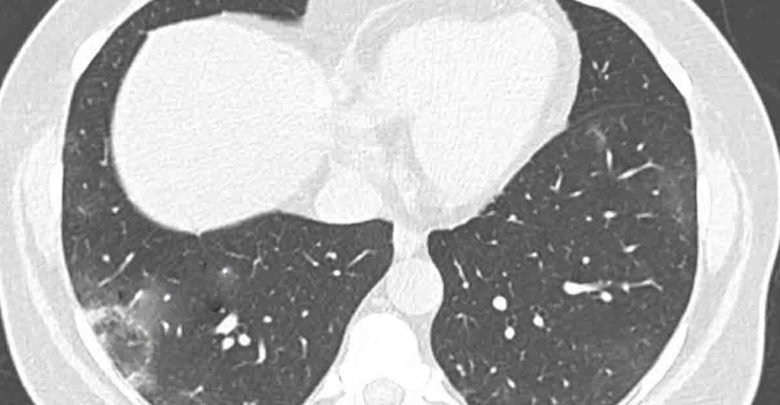
#> input picture figura7.jpg, 780 x 405 px
$ jupyter execute --allow-errors filters_and_border_detection.ipynb   (older library calls are emulated)
#> lines starting #> are read from the running program, lines starting #| are printed output that depends on the picture
## Keshava Tonathiu Sanchez Barbosa
#### 418127029 | keshava.t.s.b@gmail.com

## Tarea 3: Filtros y detección de bordes

[cell 1]
import numpy as np
import cv2
import matplotlib.pyplot as plt
import math

[cell 2]
def LoadImage(img_label):
#> called with img_label = 'figura6.jpeg'
    img  = cv2.imread(img_label,0)
    img  = np.array(img, dtype = np.float)
#> img = nan
    return img

### Suavizado gaussiano

##### Este filtro es usado para la reducción de ruido en la imagen.
- Disminuye la nitidez de la imagen
- Genera una percepción "borrosa" de la  imagen
- El suavizado gaussiano es más uniforme en comparación al suavizado de la media
- Es un filtro separable, permite usar dos mascaras 1-dimensionales (una vertical y una horizontal)

##### El filtro requiere de las siguientes herramientas para implementarse:
1. Definir la función de convolución
2. Definir la función gaussiana basada en el tamaño de sigma (desviación estandar)

##### Formula para la función gaussiana:
##### G(x, y) = (1 / (2 * pi * sigma ** 2 ** exp(-(x**2 + y**2) / 2 * sigma ** 2 ))

##### En varios articulos que lei para hacer la tarea, no mencionaban la forma en que se obtenia el kernel gaussiano, asi que tome como apoyo esta implementacion.

https://medium.com/@akumar5/computer-vision-gaussian-filter-from-scratch-b485837b6e09

#### Extrayendo el kernel gaussiano

[cell 3]
def convolution(img, kernel_size):
    img_row, img_col = img.shape #filas y columnas de la matriz proveniente de la imagen
    kernel_row, kernel_col = kernel_size.shape #tamaño del kernel

    new_img = np.zeros(img.shape) #contenedor de la convolucion

    padding_height = int((kernel_row - 1) / 2) #se obtiene las filas y columnas para realizar el  padding
    padding_width = int((kernel_col - 1) / 2)

    img_padding = np.zeros((img_row + (2 * padding_height), img_col + (2 * padding_width)))

    img_padding[padding_height : img_padding.shape[0] - padding_height, padding_width : img_padding.shape[1] - padding_width] = img

    for row in range(img_row):
        for col in range(img_col):
            new_img[row, col] = np.sum(kernel_size * img_padding[row : row + kernel_row, col : col + kernel_col]) #se extrae el resultado de la convolucion
            #para aplicar el filtro se divide el output de cada pixel por el total numero de pixeles disponibles en el kernel

    return new_img  #se regresa el resultado de la convolucion

[cell 4]
def normal_distribution(x, mu, sd): #sd es standard deviation/desviacion estandar
    #aqui es donde se aplica la formula del filtro gaussiano
    return 1 / (np.sqrt(2 * np.pi) * sd) * np.e ** (-np.power((x - mu) / sd, 2) / 2)

def gaussian_kernel(size, sigma = 1):
    kernel_1d = np.linspace(-(size // 2), size // 2, size)

    for i in range(size):
        kernel_1d[i] = normal_distribution(kernel_1d[i], 0, sigma) #para cada punto de un vector que esta espaciado linealmente se aplica la función de gauss para obtener el valor

    kernel_2d = np.outer(kernel_1d.T, kernel_1d.T)
    kernel_2d *= 1.0 / kernel_2d.max()

    return kernel_2d #se regresa el valor maximo obtenido de lal formula aplicada a la desviacion estandar entre 1

[cell 5]
def gaussian_filter(img, kernel_size):
    kernel = gaussian_kernel(kernel_size, sigma = math.sqrt(kernel_size)) #se extrae el kernel gaussiano de la imagen

    return convolution(img, kernel) #se lleva a cabo una convolucion entre la imagen original con el kernel gaussiano

[cell 6]
fig6 = LoadImage("figura6.jpeg")
#> fig6 = nan

#> (a cell that did not finish here is left out)


#> (a cell that did not finish here is left out)

#> (a cell that did not finish here is left out)

[cell 10]
fig7 = LoadImage("figura7.jpg")
#> call 2 of LoadImage, with img_label = 'figura7.jpg'
gaussian_filtered = gaussian_filter(fig7, 5)
#> after the loop in convolution (call 2), `for row in range(img_row):`:
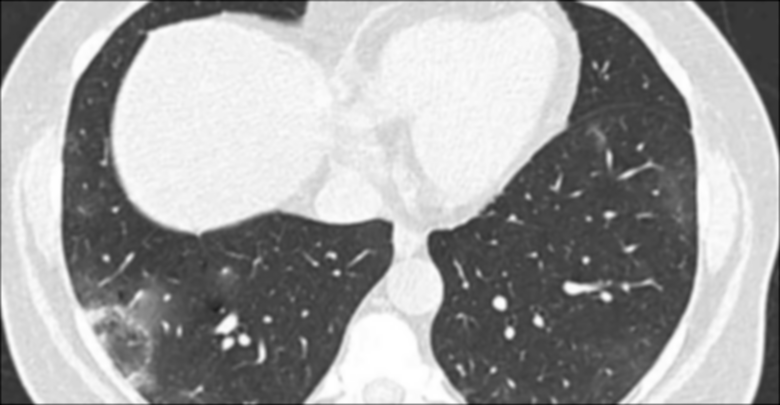
#> new_img: shape (405, 780) float64; min 525.5, max 4392.4, mean 2996.4; drawn with min black and max white

[cell 11]
plt.imshow(fig7, 'gray'),plt.title('original')

[cell 12]
plt.imshow(gaussian_filtered, 'gray'),plt.title('filtro gaussiano')

[cell 13]
fig8 = LoadImage("fihura8.jpg")
#> call 3 of LoadImage, with img_label = 'fihura8.jpg'
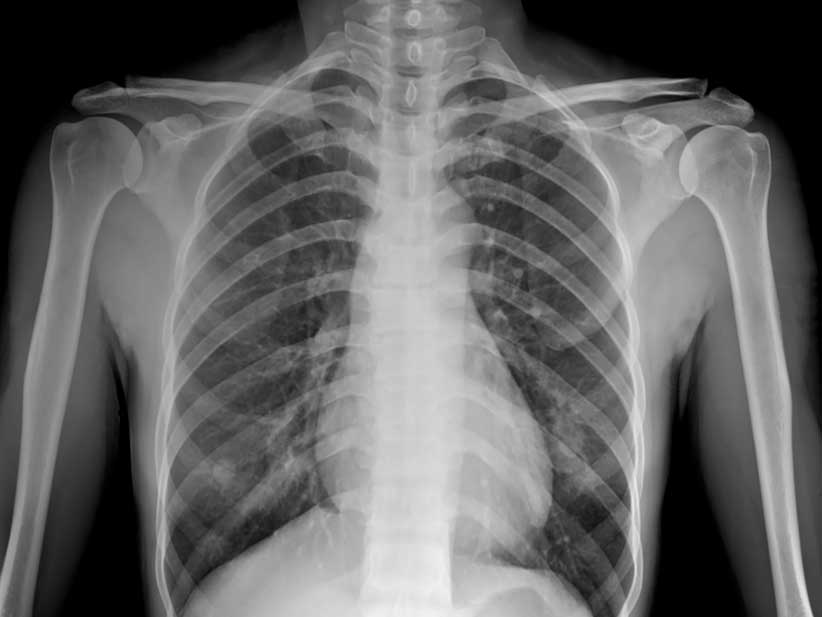
#> input picture fihura8.jpg, 822 x 617 px
#> in LoadImage, img is the input picture: shape (617, 822); min 0, max 242, mean 101.3
gaussian_filtered = gaussian_filter(fig8, 9)

[cell 14]
plt.imshow(fig8, 'gray'),plt.title('original')

[cell 15]
plt.imshow(gaussian_filtered, 'gray'),plt.title('filtro gaussiano')

[cell 16]
fig9 = LoadImage("figura9.jpg")
#> call 4 of LoadImage, with img_label = 'figura9.jpg'
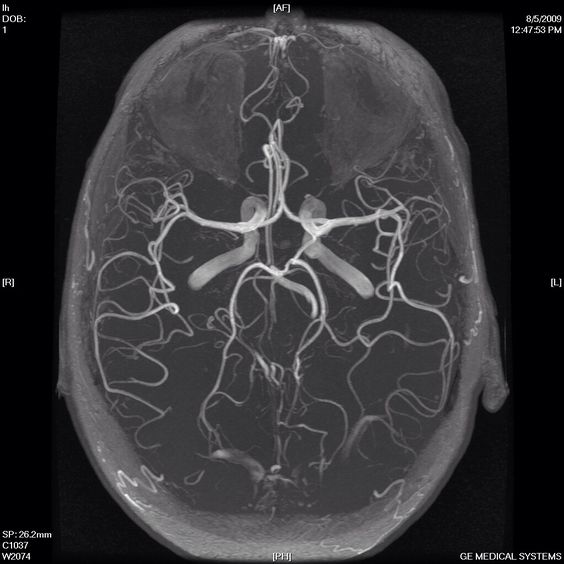
#> input picture figura9.jpg, 564 x 564 px
gaussian_filtered = gaussian_filter(fig9, 11)
#> in convolution (call 4), `img_padding[padding_height : img_padding.shape[0] - padding_height, pa..`:
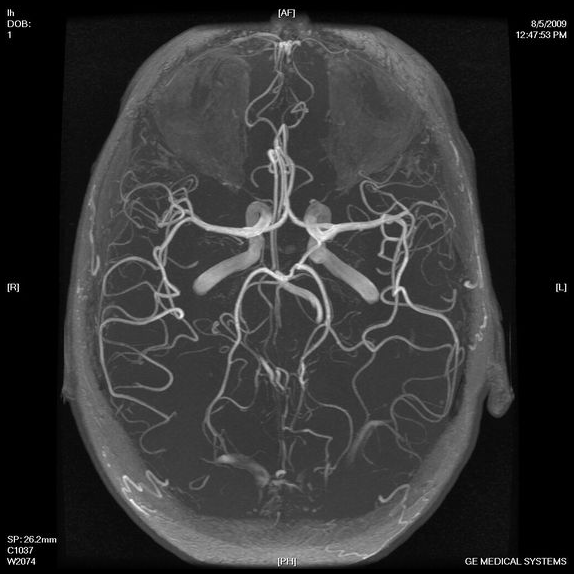
#> img_padding: shape (574, 574) float64; min 0, max 255, mean 52.1
#> after the loop in convolution (call 4), `for row in range(img_row):`:
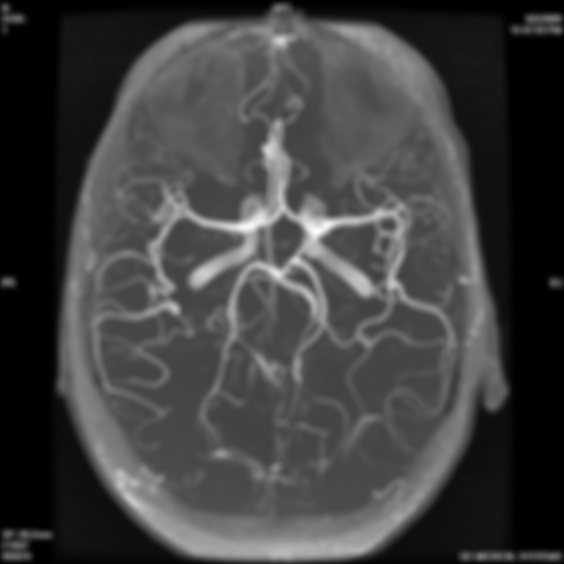
#> new_img: shape (564, 564) float64; min 0, max 12019.1, mean 3047.3; drawn with min black and max white

[cell 17]
plt.imshow(fig9, 'gray'),plt.title('original')

[cell 18]
plt.imshow(gaussian_filtered, 'gray'),plt.title('filtro gaussiano')

### CLAHE (Contrast Limited Adaptive Histogram Equalization)

##### CLAHE originalmente fue diseñado para mejorar imagenes medicas con poco contraste bajo, pero se diferencia de otros AHE (Adaptive Histogram Equalizators) en que limita el contraste.
##### Introdujo un limite de recorte para lidiar con la amplificación del ruido producido en las imagenes.
##### CLAHE recorta el histograma en valores predefinidos antes de obtener la función de distribución comulativa (CDF).

##### El procedimiento tiene una imagen que es dividida en regiones que no comparten información (no se superposicionan).
##### CLAHE tiene dos parametros clave, un es el tamaño del bloque (BS) el cual aumenta el brillo cuando se incrementa su valor y el otro es el limite de cortes (CL) cuando se incrementa el valor de CL hace que el histograma sea mas plano.

##### CLAHE aplica equalización de histograma para cada región en la que se dividio la imagen, el histograma original es recortado y los pixeles recortados son redistribuidos en los niveles de grises, el histograma con los pixeles redistribuidos tiene una intensidad limitada a un valor maximo seleccionado, sin embargo los valores minimo y maximo de la imagen original y la iamgen despues de aplicar el algoritmo son los mismos.

#### Pseudo-codigo (o mi mejor intento a escribir el pseudocodigo)

Entrada: imagen original (img), tamaño del bloque (bs = mxn), limite de cortes (cl)
Salida: imagen filtrada

1. extracción de p submatrices de tamaño bs de la imagen original
2. para cada submatriz p:
    1. obtener el histograma de acuerdo a los niveles de gris presentes en dicha submatriz
    2. calcular el histograma de contraste usando como valor cl Narg = (NrX * NrY) / Ngray
        - Narg es el promedio de pixeles
        - Ngray es el numero de niveles de gris en la submatriz p
        - NrX numero de pixeles en la dimensión X
        - NrY numero de pixeles en la dimensión Y
    3. El valor actual cl puede ser expresado como: Ncl = Nclip * Narg
        - Nclip es el valor cl normalizado entre 0 y 1
    4. El numero total de pixeles recortados  es definido como la sumatoria de Ncl, el promedio de los pixeles restantes es distribuido a cada nivel de gris.
        - Narggray = sumNclip / Ngray
        - las reglas para el recorte son:
            - if P(i) > Ncl:
                - Pclip(i) = Ncl
            - else if P(i) + Narggray >  Ncl:
                - Pclip(i) = Ncl
            - else:
                - Pclip(i) = P(i) +Ncl
        - Donde P(i) es el histograma original
    5. Se redistribuyen los pixeles sobrantes a los niveles de gris de la imagen
        - step = Ngray / Nremain
        - se distribuira un pixel a cada nivel de gris
        - si al terminar un ciclo aun existen pixeles sobrantes se recalcula step y se repite
    6. se incrementa el valor de intensidad por medio de la transformada de rayleigh
        - Y(i) = Ymin + sqrt(2 * (lambda ** 2) * ln * (1/(1 - Qinput(i))
        - Ymin es el limite inferior del valor del pixel
        - Qinput(i) es el histograma recortado transformado a probabilidad cumulativa
        - Qinput(y(i)) = ((Y(i) - Ymin) / alpha ** 2) * exp( -((Y(i) - Ymin) ** 2 / 2 * (alpha ** 2)) )
        - alpha es un parametro escalable de la distribucion de rayleigh y es definido independientemente para cada imagen
         - el output se debe de re-escalar usando estiramiento linear de contraste
         - Y(i) = (X(i) - Xmin) / (Xmax - Xmin)
         - X(i) es el valor de la funcion de transferencia
         - Xmin y Xmax son el valor minimo y maximo de la funcion de transferencia
    7. se calcula el nuevo nivel de grises que se asigna a los pixeles de p
    8. se usa interpolacion bi-lineal para eliminar alteraciones abruptas en la nueva imagen
    9. se reconstruye la imagen
    10. se regresa la imagen filtrada

##### Obtuve la informacion sobre el funcionamiento del algoritmo de este paper https://www.preprints.org/manuscript/201703.0086/v1

##### como usar CLAHE en opencv (se requiere tanto numpy como opencv):

[cell 19]
fig6 = LoadImage("figura6.jpeg")

#> (a cell that did not finish here is left out)

[cell 21]
img = cv2.imread('figura6.jpeg', 0)

clahe = cv2.createCLAHE(clipLimit = 4.0, tileGridSize= (8, 8))
cl1 = clahe.apply(img)

#> (the rest of this cell did not finish here and is left out)

##### Por alguna razon si uso la funcion de Load image me muestra un error al aplicar el filtro, dejo aqui abajo el error que me muestra

[cell 22]
clahe = cv2.createCLAHE(clipLimit = 4.0, tileGridSize= (8, 8))
#> (the rest of this cell did not finish here and is left out)

[cell 23]
fig7 = LoadImage("figura7.jpg")
plt.imshow(fig7, 'gray'),plt.title('original')

[cell 24]
img = cv2.imread('figura7.jpg', 0)

clahe = cv2.createCLAHE(clipLimit = 2.0, tileGridSize= (8, 8))
cl1 = clahe.apply(img)

plt.imshow(cl1, 'gray'),plt.title('CLAHE')

[cell 25]
fig8 = LoadImage("fihura8.jpg")
plt.imshow(fig8, 'gray'),plt.title('original')

[cell 26]
img = cv2.imread('fihura8.jpg', 0)

clahe = cv2.createCLAHE(clipLimit = 8.0, tileGridSize= (8, 8))
cl1 = clahe.apply(img)
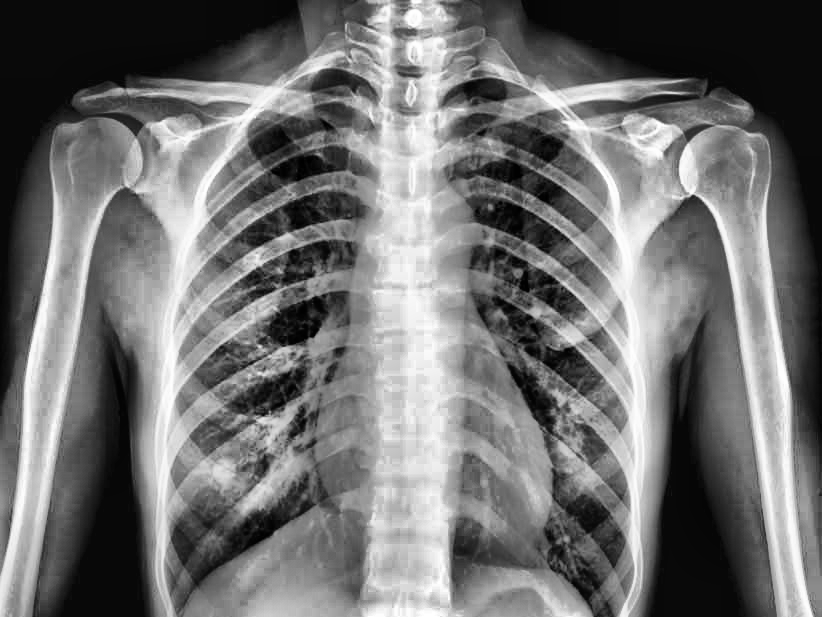
#> cl1: shape (617, 822); min 0, max 255, mean 113.2

plt.imshow(cl1, 'gray'),plt.title('CLAHE')

[cell 27]
fig9 = LoadImage("figura9.jpg")
plt.imshow(fig9, 'gray'),plt.title('original')

[cell 28]
img = cv2.imread('figura9.jpg', 0)

clahe = cv2.createCLAHE(clipLimit = 8.0, tileGridSize= (8, 8))
cl1 = clahe.apply(img)
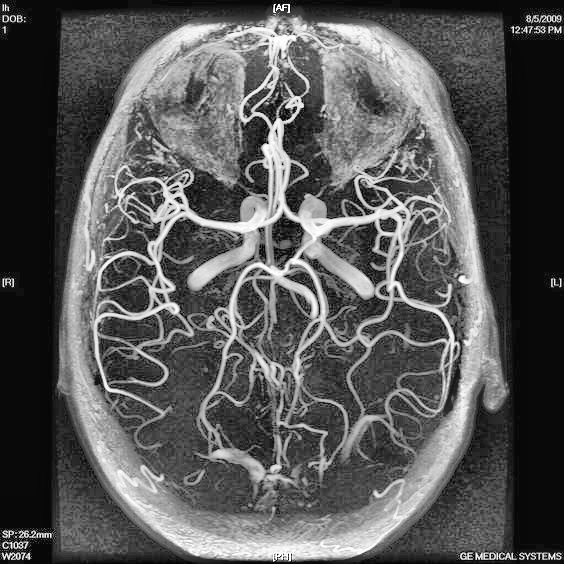
#> cl1: shape (564, 564); min 1, max 255, mean 88

plt.imshow(cl1, 'gray'),plt.title('CLAHE')

#### Deteccion de bordes Canny

##### es un algoritmo de deteccion de bordes en imagenes, es util para obtener informacion estructural de objetos. Tambien ayuda a reducir la cantidad de datos que deben ser procesados.

##### Pseudocodigo:

Entrada: se recibe una imagen
Salida: imagen con unicamente pixeles borde

1. Reduccion de ruido, se aplica el filtro gaussiano con un kernel de 5x5 para eliminar el ruido de la imagen
2. Se busca la gradiente de intensidad de la imagen
    1. Se aplica un kernel de sobel de manera horizontal Gx y vertical Gy
        - Gradiente(x) = sqrt(Gx ** 2 + Gy ** 2)
    2. La gradiente siempre es perpendicular a los angulos, se redondea a alguno de los 4 angulos posibles para representar todas las direcciones posibles
        - angulo(teta) = arctan(Gy / Gx)
3. Supresion de valores no maximos
    - para cada cada pixel p se verifica si son el maximo local en el vecindario tomando como referencia la direccion de la gradiente
        - si lo es el pixel se mantiene
        - si no lo es valor del pixel es reasignado a 0
4. Filtrado de bordes
    - se establece un limite inferior (minVal) y un limite superior (maxVal)
    - para cada pixel p:
        - si p es mayor que maxVal:
            - se considera un borde confirmado y se mantiene
        - si p es menor que minVal:
            - se elimina puesto que no es borde
        - si p se encuentra dentro del limite superior e inferior:
            - si se encuentra en el vecindario de un pixel confirmado se mantiene
            - si no se encuentra en el vecindario de un pixel confirmado se elimina
5. Se regresa la imagen

##### fuentes:
- https://towardsdatascience.com/canny-edge-detection-step-by-step-in-python-computer-vision-b49c3a2d8123
- https://docs.opencv.org/master/da/d22/tutorial_py_canny.html

##### como usar canny con opencv:

[cell 29]
fig6 = LoadImage("figura6.jpeg")
#> (the rest of this cell did not finish here and is left out)

[cell 30]
img = cv2.imread('figura6.jpeg', 0)

canny = cv2.Canny(img, 50, 150) #primer valor es la imagen original
                                #segundo valor es limite inferior
                                #tercer valor es el limite superior
#> (the rest of this cell did not finish here and is left out)

[cell 31]
fig7 = LoadImage("figura7.jpg")
plt.imshow(fig7, 'gray'),plt.title('original')

[cell 32]
img = cv2.imread('figura7.jpg', 0)

canny = cv2.Canny(img, 100, 150) #primer valor es la imagen original
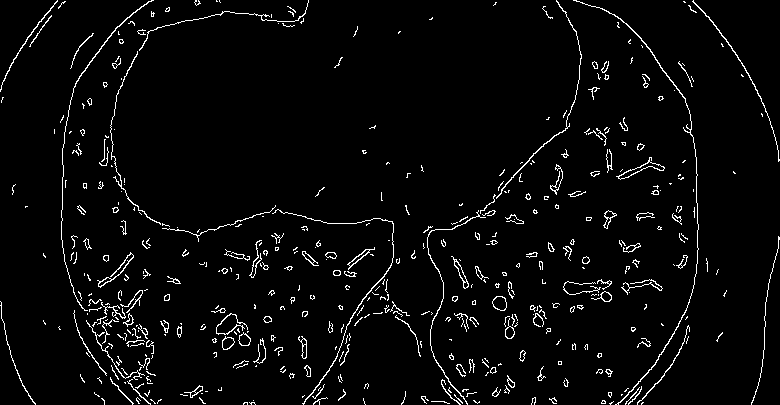
#> canny: shape (405, 780); 3.6% white in thin lines or dots
                                #segundo valor es limite inferior
                                #tercer valor es el limite superior
plt.imshow(canny, 'gray'),plt.title('canny')

[cell 33]
fig8 = LoadImage("fihura8.jpg")
plt.imshow(fig8, 'gray'),plt.title('original')

[cell 34]
img = cv2.imread('fihura8.jpg', 0)

canny = cv2.Canny(img, 100, 200) #primer valor es la imagen original
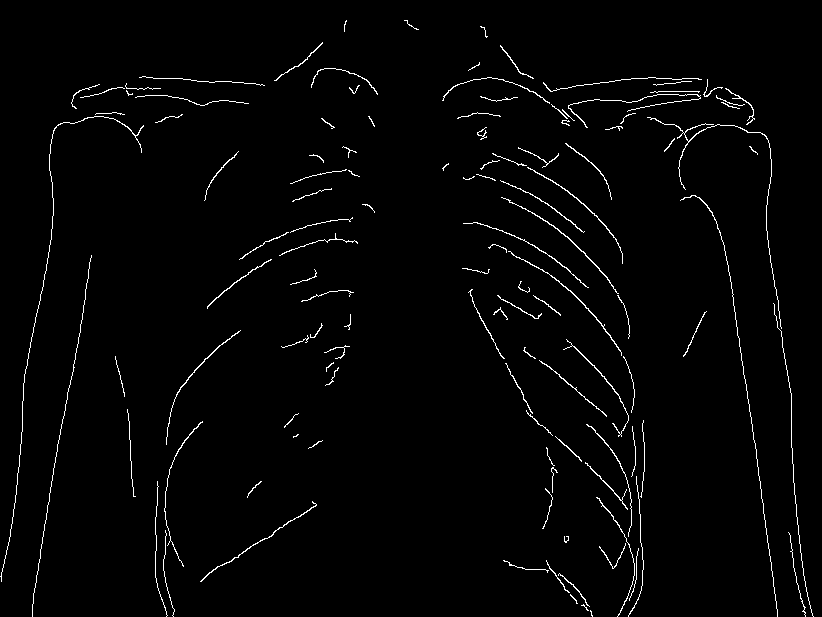
#> canny: shape (617, 822); 1.9% white in thin lines or dots
                                #segundo valor es limite inferior
                                #tercer valor es el limite superior
plt.imshow(canny, 'gray'),plt.title('canny')

[cell 35]
fig9 = LoadImage("figura9.jpg")
plt.imshow(fig9, 'gray'),plt.title('original')

[cell 36]
img = cv2.imread('figura9.jpg', 0)

canny = cv2.Canny(img, 150, 250) #primer valor es la imagen original
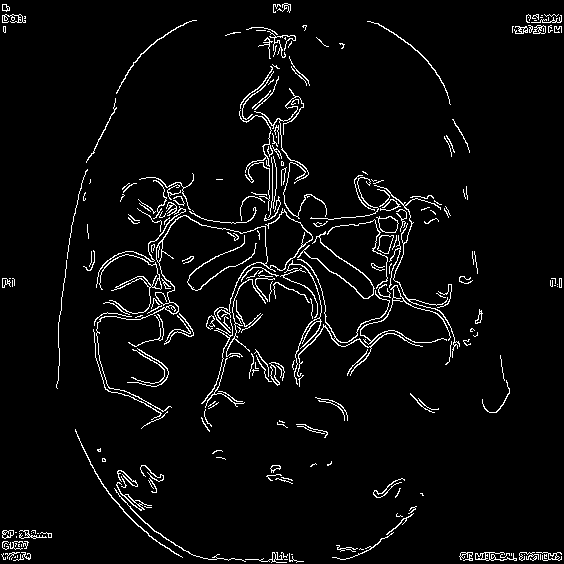
#> canny: shape (564, 564); 4.2% white in thin lines or dots
                                #segundo valor es limite inferior
                                #tercer valor es el limite superior
plt.imshow(canny, 'gray'),plt.title('canny')
